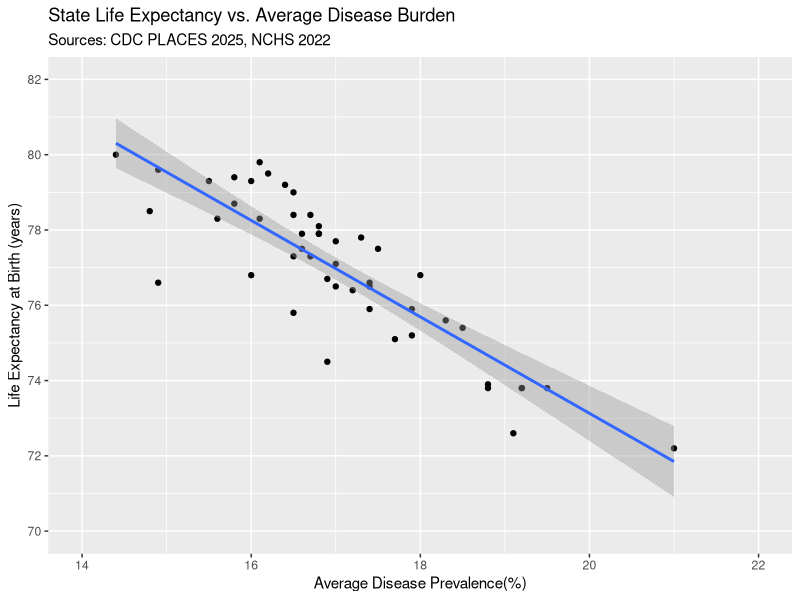
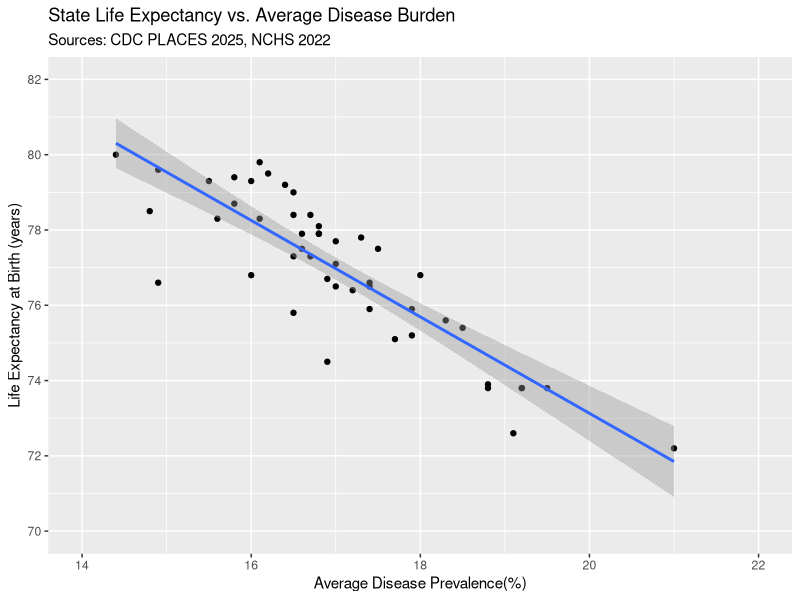

The R source for these figures, in order:
# --- import library ---
library(tidyverse)

# --- load data ---
disease_burden <- read.csv('data/processed/state_disease_burden.csv')

# --- explore data ---
head(disease_burden)
summary(disease_burden)

# --- correlation test ---
cor_result <- cor.test(disease_burden$LifeExpectancy, disease_burden$DiseaseBurden)
cor_result

# --- linear regression ---
model <- lm(LifeExpectancy ~ DiseaseBurden, data=disease_burden)
summary(model)

# --- visualize ---
ggplot(data=disease_burden, aes(DiseaseBurden, LifeExpectancy)) +
  geom_point() + geom_smooth(method="lm") +
  labs(
    title = "State Life Expectancy vs. Average Disease Burden",
    subtitle = "Sources: CDC PLACES 2025, NCHS 2022",
    x = "Average Disease Prevalence(%)",
    y = "Life Expectancy at Birth (years)") +
  scale_y_continuous(limits = c(70, 82), breaks = seq(70, 82, 2)) +
  scale_x_continuous(limits = c(14, 22), breaks = seq(14, 22, 2))

ggsave("visualizations/q1_disease_burden_vs_life_exp.png", width = 8, height = 6)
